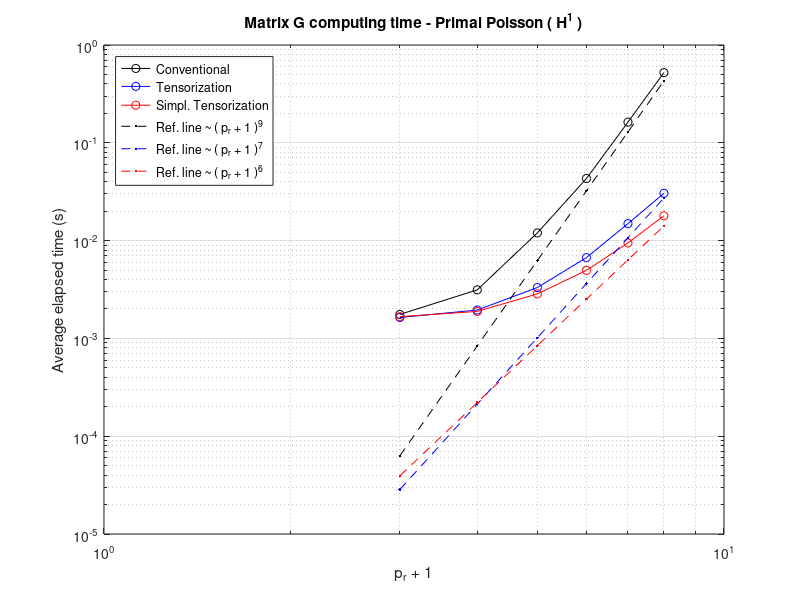
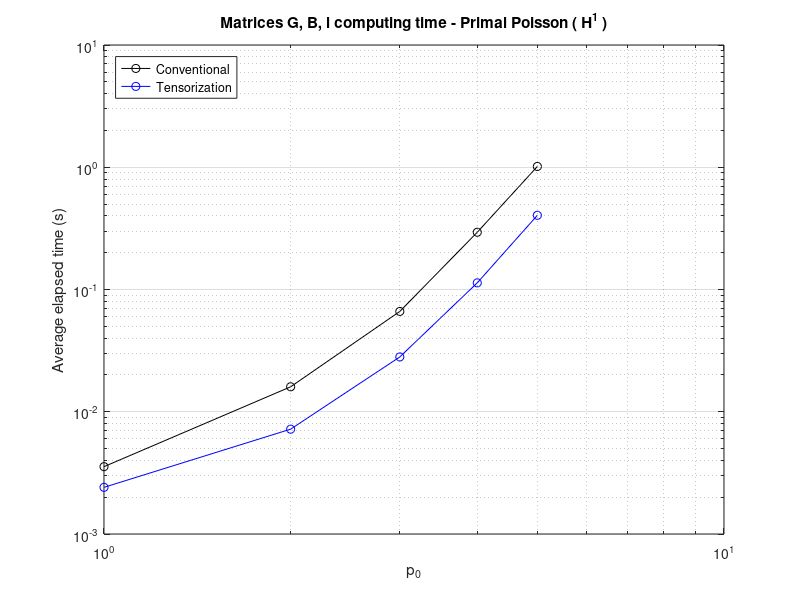
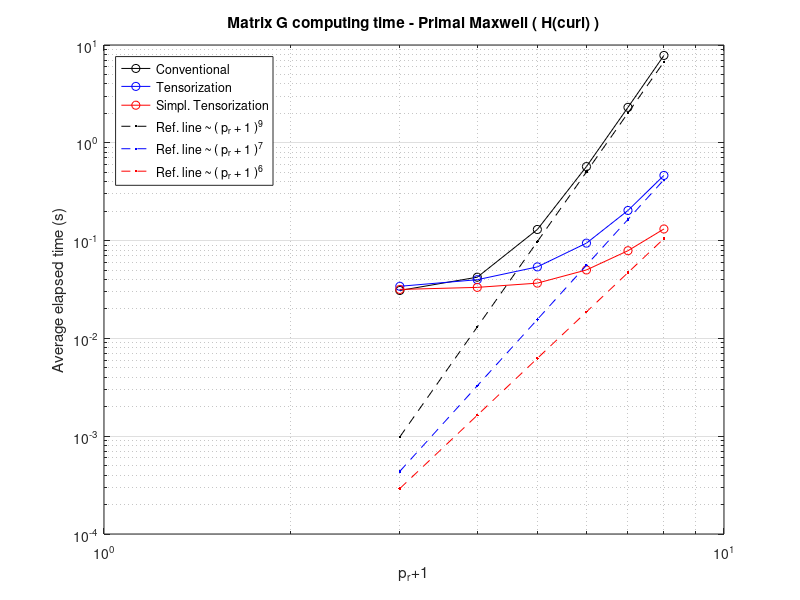
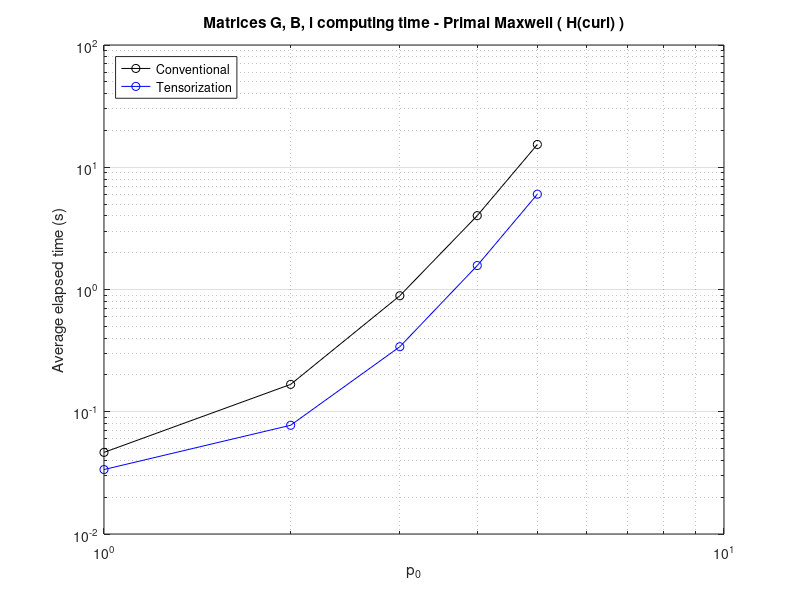

Recreate these plots in MATLAB, in order.

close all

% PRIMAL MAXWELL
p= [1,1,2,3,4,5]';
dp=[1,2,2,2,2,2]';

pp=p+dp;
pp1=pp+1;
% Only Gram matrix - average of 20 times
maxwellconv=[
    3.089969158172607E-002
    4.224989414215088E-002
    0.129939246177673
    0.571191704273224
    2.30369299650192
    7.82212979793549
];
maxwellten0=[
    3.411315679550171E-002
    3.982499837875366E-002
    5.386240482330322E-002
    9.418309926986694E-002
    0.203260397911072
    0.464003396034241
];
maxwellten1=[
    3.167935609817505E-002
    3.324569463729858E-002
    3.674374818801880E-002
    5.011754035949707E-002
    7.880405187606812E-002
    0.131518745422363
];
ref_conv=5E-8*(pp+1).^9;
ref_ten0=2E-7*(pp+1).^7;
ref_ten1=4E-7*(pp+1).^6;
figure(3)
loglog(pp1,maxwellconv,'-ok','DisplayName','Conventional')
hold on
loglog(pp1,maxwellten0,'-ob','DisplayName','Tensorization')
loglog(pp1,maxwellten1,'-or','DisplayName','Simpl. Tensorization')

loglog(pp1,ref_conv,'--.k','DisplayName','Ref. line ~ ( p_{r} + 1 )^9')
loglog(pp1,ref_ten0,'--.b','DisplayName','Ref. line ~ ( p_{r} + 1 )^7')
loglog(pp1,ref_ten1,'--.r','DisplayName','Ref. line ~ ( p_{r} + 1 )^6')
legend3 = legend('show');
set(legend3,'Location','northwest');
title('Matrix G computing time - Primal Maxwell ( H(curl) )')
xlabel('p_r+1')
ylabel('Average elapsed time (s)')
grid on
% Gram + Volume Stiffness + Volume Load - average of 20 times
maxwellconv_vol=[
    3.132009506225586E-002
    4.653060436248779E-002
    0.167438840866089
    0.888882505893707
    4.01985909938812
    15.3600646972656
];
maxwellten0_vol=[
    2.664095163345337E-002
    3.367154598236084E-002
    7.753909826278686E-002
    0.340255844593048
    1.56990829706192
    6.02122205495834    
];
maxwellten1_vol=[
    3.178219795227051E-002
    3.374385833740234E-002
    4.396824836730957E-002
    0.381904304027557
    0.208368206024170
    7.31325960159302
];
figure(4)
loglog(p(2:6),maxwellconv_vol(2:6),'-ok','DisplayName','Conventional')
hold on
loglog(p(2:6),maxwellten0_vol(2:6),'-ob','DisplayName','Tensorization')
% loglog(p(2:6),maxwellten1_vol(2:6),'-or','DisplayName','Simpl. Tensorization')
% ref_conv=9E-8*(pp+1).^9;
% ref_ten0=5E-6*(pp+1).^7;
% ref_ten1=6E-5*(pp+1).^6;
% loglog(pp1(2:6),ref_conv(2:6),'--.k','DisplayName','Ref. line ~ ( p_{r} + 1 )^9')
% loglog(pp1(2:6),ref_ten0(2:6),'--.b','DisplayName','Ref. line ~ ( p_{r} + 1 )^7')
% loglog(pp1(2:6),ref_ten1(2:6),'--.r','DisplayName','Ref. line ~ ( p_{r} + 1 )^6')
legend4 = legend('show');
set(legend4,'Location','northwest');
title('Matrices G, B, l computing time - Primal Maxwell ( H(curl) )')
xlabel('p_0')
ylabel('Average elapsed time (s)')
grid on
% PRIMAL POISSON
p= [1,1,2,3,4,5,6]';
dp=[1,2,2,2,2,2,2]';
pp=p+dp;
pp1=pp+1;
% Only Gram matrix - average of 50 times
poissonconv=[
    1.758518218994141E-003
    3.135561943054199E-003
    1.198853969573975E-002
    4.311855792999267E-002
    0.162604899406433
    0.522372741699219
    1.04360559940338
];
poissonten0=[
    1.636538505554199E-003
    1.950297355651856E-003
    3.310780525207520E-003
    6.703162193298339E-003
    1.491464138031006E-002
    3.045448303222656E-002
    0.298101401329041
];
poissonten1=[
    1.668100357055664E-003
    1.886882781982422E-003
    2.851896286010742E-003
    4.959459304809570E-003
    9.453439712524414E-003
    1.795147895812988E-002
    4.949423789978027E-002
];
ref_conv=0.32E-8*(pp+1).^9;
ref_ten0=1.3E-8*(pp+1).^7;
ref_ten1=0.54E-7*(pp+1).^6;
figure(1)
loglog(pp1(1:6),poissonconv(1:6),'-ok','DisplayName','Conventional')
hold on
loglog(pp1(1:6),poissonten0(1:6),'-ob','DisplayName','Tensorization')
loglog(pp1(1:6),poissonten1(1:6),'-or','DisplayName','Simpl. Tensorization')

loglog(pp1(1:6),ref_conv(1:6),'--.k','DisplayName','Ref. line ~ ( p_{r} + 1 )^9')
loglog(pp1(1:6),ref_ten0(1:6),'--.b','DisplayName','Ref. line ~ ( p_{r} + 1 )^7')
loglog(pp1(1:6),ref_ten1(1:6),'--.r','DisplayName','Ref. line ~ ( p_{r} + 1 )^6')
legend1 = legend('show');
set(legend1,'Location','northwest');
title('Matrix G computing time - Primal Poisson ( H^{1} )')
xlabel('p_r + 1')
ylabel('Average elapsed time (s)')
grid on
% Gram + Volume Stiffness + Volume Load - average of 50 times
poissonconv_vol=[
    1.845660209655762E-003
    3.554921150207520E-003
    1.600260257720947E-002
    6.616967678070068E-002
    0.294061617851257
    1.01491288185120
    2.07474758148193
];
poissonten0_vol=[
    1.762104034423828E-003
    2.408280372619629E-003
    7.203679084777832E-003
    2.808733940124512E-002
    0.113359556198120
    0.404460477828979
    0.894454298019409
];
poissonten1_vol=[
    1.767740249633789E-003
    2.412738800048828E-003
    7.212600708007813E-003
    2.781226158142090E-002
    0.111887841224670
    0.398806319236755
    0.654906482696533
];
figure(2)
loglog(p(2:6),poissonconv_vol(2:6),'-ok','DisplayName','Conventional')
hold on
loglog(p(2:6),poissonten0_vol(2:6),'-ob','DisplayName','Tensorization')
% loglog(p(2:6),poissonten1_vol(2:6),'-or','DisplayName','Simpl. Tensorization')
legend2 = legend('show');
set(legend2,'Location','northwest');
% ref_conv=0.5E-8*(pp+1).^9;
% ref_ten0=1E-7*(pp+1).^7;
% ref_ten1=1.5E-7*(pp+1).^6;
% loglog(p(2:6),ref_conv(2:6),'--.k','DisplayName','Ref. line ~ ( p_{r} + 1 )^9')
% loglog(p(2:6),ref_ten0(2:6),'--.b','DisplayName','Ref. line ~ ( p_{r} + 1 )^7')
% loglog(p(2:6),ref_ten1(2:6),'--.r','DisplayName','Ref. line ~ ( p_{r} + 1 )^6')

title('Matrices G, B, l computing time - Primal Poisson ( H^{1} )')
xlabel('p_0')
ylabel('Average elapsed time (s)')
grid on

p= [1,1,2,3,4,5,6]';
dp=[1,2,2,2,2,2,2]';
p1=p+1;
uwacous_conv=[
    1.481151580810547E-003
    1.053540706634521E-002
    7.464754581451416E-002
    0.433680653572083
    1.90039925575256
    6.98455679416656
    21.8769317030907
];

uwacous_tens=[
    7.151961326599121E-004
    3.402900695800781E-003
    9.623003005981446E-003
    2.836220264434814E-002
    8.078035116195678E-002
    0.213569104671478
    0.4956253528594970    
];

 ref_conv=6E-8*(pp+1).^9;
 ref_ten0=0.9E-7*(pp+1).^7;
% ref_ten1=1.5E-7*(pp+1).^6;

figure(5)
loglog(pp1(2:7),uwacous_conv(2:7),'-ok','DisplayName','Conventional')
hold on
loglog(pp1(2:7),uwacous_tens(2:7),'-ob','DisplayName','Tensorization')
% loglog(pp1(1:6),poissonten1(1:6),'-or','DisplayName','Simpl. Tensorization')

 loglog(pp1(2:7),ref_conv(2:7),'--.k','DisplayName','Ref. line ~ ( p_{r} + 1 )^9')
 loglog(pp1(2:7),ref_ten0(2:7),'--.b','DisplayName','Ref. line ~ ( p_{r} + 1 )^7')
% loglog(pp1(1:6),ref_ten1(1:6),'--.r','DisplayName','Ref. line ~ ( p_{r} + 1 )^6')
legend1 = legend('show');
set(legend1,'Location','northwest');
title('Matrices G, B, l computing time-Ultraweak Acoustics (H^1\times H(div))')
xlabel('p_r + 1')
ylabel('Average elapsed time (s)')
grid on